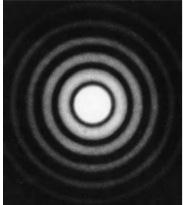
//> input picture 3DTracking/dpat.jpeg, 183 x 205 px
$ ./HoughCircles   (built with g++ and OpenCV 4)
//> lines starting //> are read from the running program, lines starting //| are printed output that depends on the picture
#include "opencv2/highgui/highgui.hpp"
#include "opencv2/imgproc/imgproc.hpp"
#include <iostream>
#include <stdio.h>

using namespace cv;
using namespace std;


/* @function main */
int main()
{
  Mat src, src_gray;

  // Read the image
  src = imread("dpat.jpeg", 1 );
//> src is the input picture: 205 rows x 183 cols, CV_8UC3; min 6, max 255, mean 50.7

  if( !src.data )
    { return -1; }

  // Convert it to gray
  cvtColor( src, src_gray, COLOR_BGR2GRAY );

  // Reduce the noise so we avoid false circle detection
  //GaussianBlur( src_gray, src_gray, Size(9, 9), 2, 2 );

  std::vector<Vec3f> circles;

  // Apply the Hough Transform to find the circles
  HoughCircles( src_gray, circles, HOUGH_GRADIENT, 1, 20, 75, 30, 0, 0 );
//> circles = 8 circles (x, y, radius): [92.5, 115.5, 72.4], [94.5, 91.5, 72.3], [66.5, 103.5, 56.8], [54.5, 78.5, 22.2], [111.5, 63.5, 21.7], [132.5, 121.5, 21.6], [69.5, 64.5, 21.8], [82.5, 147.5, 21.7]

  // Draw the circles detected
  for( size_t i = 0; i < circles.size(); i++ )
  {
      Point center(cvRound(circles[i][0]), cvRound(circles[i][1]));
      int radius = cvRound(circles[i][2]);
      // circle center
      circle( src, center, 3, Scalar(0,255,0), -1, 8, 0 );
      // circle outline
      circle( src, center, radius, Scalar(0,0,255), 3, 8, 0 );
   }
//> this loop made 8 passes
//> (center, radius) on passes 1 to 8: (Point(92, 116), 72), (Point(94, 92), 72), (Point(66, 104), 57), (Point(54, 78), 22), (Point(112, 64), 22), (Point(132, 122), 22), (Point(70, 64), 22), (Point(82, 148), 22)
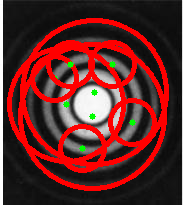
//> src: 205 rows x 183 cols, CV_8UC3; mean B, G, R 37.4, 38.8, 95.2

  // Show your results
  namedWindow( "Hough Circle Transform Demo", WINDOW_AUTOSIZE );
  imshow( "New", src );
  waitKey(0);
  return 0;
}
